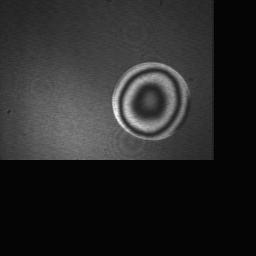
#> input picture image/11.JPG, 256 x 256 px
$ jupyter execute test2.ipynb
#> lines starting #> are read from the running program, lines starting #| are printed output that depends on the picture; after the words box and inside, x2 and y2 are one past the last pixel; in counts of white or black regions, pixels touching at a corner belong together
[cell 1]
import numpy as np
import cv2 as cv
from matplotlib import pyplot as plt
import cv2

[cell 2]
def grayImg(img):
    gray = cv2.cvtColor(img, cv2.COLOR_BGR2GRAY)
    return gray
def bilateralFilterImg(img):
    gray = grayImg(img)
    blurred = cv2.bilateralFilter(gray,10,50,50)
    return blurred

[cell 3]
def HoughCirclesImg(blurred, img):
    minDist = 100
    param1 = 30 #500
    param2 = 20 #200 #smaller value-> more false circles
    minRadius = 5
    maxRadius = 200 #10

    # docstring of HoughCircles: HoughCircles(image, method, dp, minDist[, circles[, param1[, param2[, minRadius[, maxRadius]]]]]) -> circles
    circles = cv2.HoughCircles(blurred, cv2.HOUGH_GRADIENT, 1, minDist, param1=param1, param2=param2, minRadius=minRadius, maxRadius=maxRadius)
    # [6 lines of commented-out code are left out]
    if circles is not None:
        circles = np.uint16(np.around(circles))
        for i in circles[0,:]:
            cv2.rectangle(img, (i[0]-i[2], i[1]+i[2]), (i[0]+i[2], i[1]-i[2]), (0, 255, 0), 1)
    print(circles[0][0])
    return img

[cell 4]
img = cv2.imread('image/11.JPG', 1)
#> img is the input picture: shape (256, 256, 3); min 0, max 247, mean 39.8
rectangleImg = HoughCirclesImg(bilateralFilterImg(img), img)
#> in HoughCirclesImg, `minDist = 100`: minDist = 100
#> in HoughCirclesImg, `circles = cv2.HoughCircles(blurred, cv2.HOUGH_GRADIENT, 1, minDist, pa..`: circles = [[150.5, 100.5, 38.8]]
#> in HoughCirclesImg, `circles = np.uint16(np.around(circles))`: circles = [[150, 100, 39]]
#> the loop in HoughCirclesImg, `for i in circles[0,:]:` made 1 pass
#> after the loop in HoughCirclesImg, `for i in circles[0,:]:`:
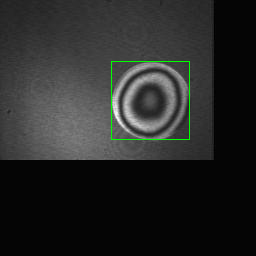
#> img: shape (256, 256, 3); 0.48% of pixels changed, all inside (x1, y1, x2, y2) = (111, 61, 190, 140)
#| [150 100  39]
plt.subplot(121),plt.imshow(bilateralFilterImg(img)),plt.title('bilateralFilter')
# plt.subplot(132),plt.imshow(circleImg),plt.title("circleImg")
plt.subplot(122),plt.imshow(rectangleImg),plt.title("rectangleImg")

plt.xticks([]), plt.yticks([])
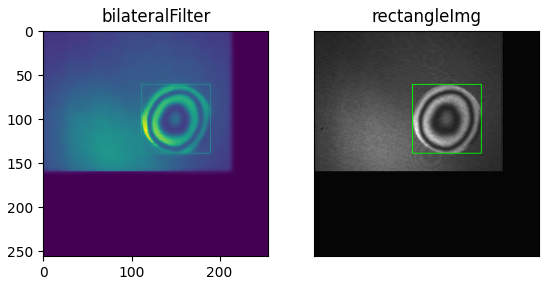
#> figure drawn by matplotlib, 2 panels

[cell 5]
blurred_image = cv2.GaussianBlur(grayImg(img), (9, 9), 0)
img2 = HoughCirclesImg(blurred_image, img)
#> in HoughCirclesImg (call 2), `circles = cv2.HoughCircles(blurred, cv2.HOUGH_GRADIENT, 1, minDist, pa..`: circles = [[154.5, 103.5, 36.4], [49.5, 75.5, 83.8]]
#> in HoughCirclesImg (call 2), `circles = np.uint16(np.around(circles))`: circles = [[154, 104, 36], [50, 76, 84]]
#> the loop in HoughCirclesImg (call 2), `for i in circles[0,:]:` made 2 passes
#> after the loop in HoughCirclesImg (call 2), `for i in circles[0,:]:`:
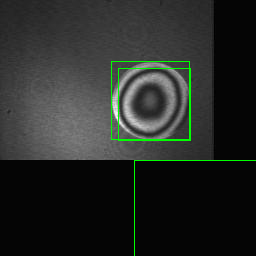
#> img: shape (256, 256, 3); 0.77% of pixels changed, all inside (x1, y1, x2, y2) = (118, 68, 256, 256)
#| [154 104  36]
plt.subplot(121),plt.imshow(blurred_image),plt.title('GaussianBlur')
plt.subplot(122),plt.imshow(img2),plt.title('2')
plt.xticks([]), plt.yticks([])

$ run again, with image/013.JPG copied over image/11.JPG
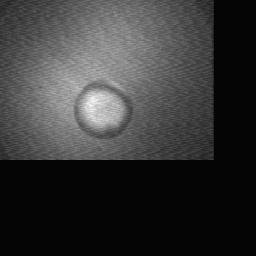
#> input picture image/013.JPG, 256 x 256 px
#> img is the input picture: shape (256, 256, 3); min 0, max 247, mean 54.4
#> minDist = 100
#> in HoughCirclesImg, `circles = cv2.HoughCircles(blurred, cv2.HOUGH_GRADIENT, 1, minDist, pa..`: circles = [[102.5, 109.5, 29.9]]
#> in HoughCirclesImg, `circles = np.uint16(np.around(circles))`: circles = [[102, 110, 30]]
#> the loop in HoughCirclesImg, `for i in circles[0,:]:` made 1 pass
#| [102 110  30]
#> `[cell 4] img = cv2.imread('image/11.JPG', 1) rectangleImg = HoughCircl..`:
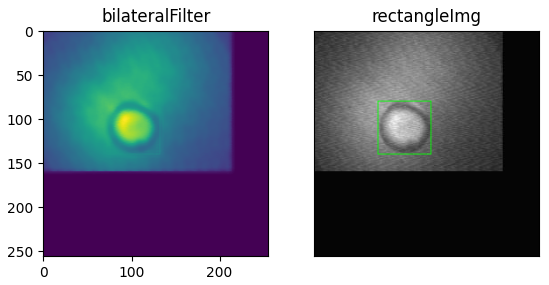
#> figure drawn by matplotlib, 2 panels
#> in HoughCirclesImg (call 2), `circles = cv2.HoughCircles(blurred, cv2.HOUGH_GRADIENT, 1, minDist, pa..`: circles = [[123.5, 52.5, 89.6], [36.5, 112.5, 47.1]]
#> in HoughCirclesImg (call 2), `circles = np.uint16(np.around(circles))`: circles = [[124, 52, 90], [36, 112, 47]]
#> the loop in HoughCirclesImg (call 2), `for i in circles[0,:]:` made 2 passes
#> after the loop in HoughCirclesImg (call 2), `for i in circles[0,:]:`:
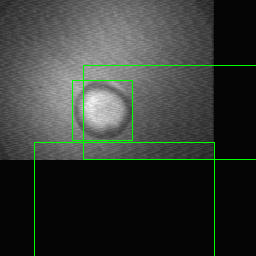
#> img: shape (256, 256, 3); mean B, G, R 53.2, 57.4, 53.2
#| [124  52  90]
